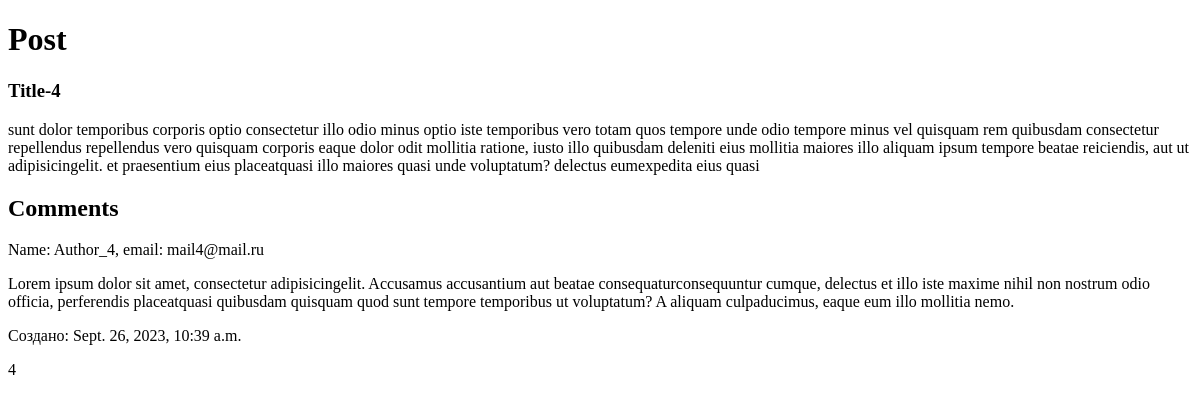
The app's page /seminar3/comment/44/, older data.
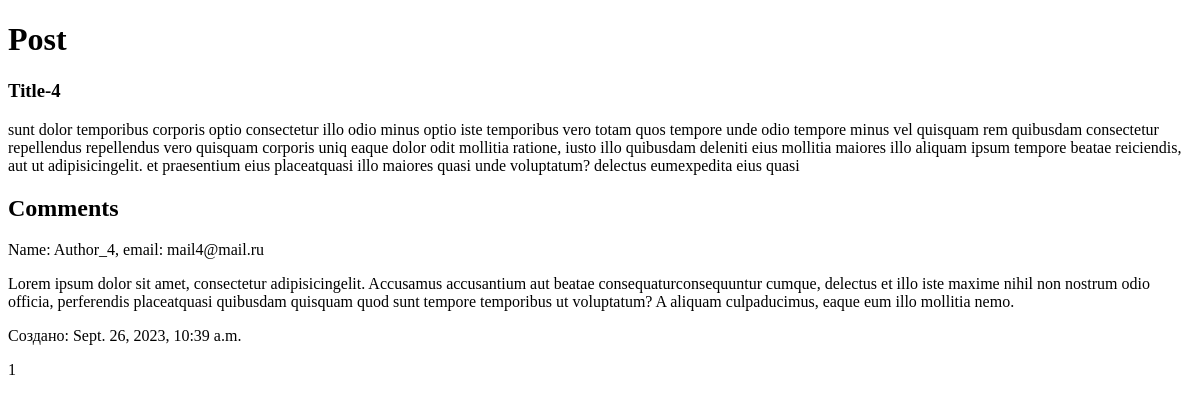
The same page, newer data.
### seminar3/models.py (models this page shows, shortened)
class Post(models.Model):
    title = models.CharField(max_length=100)
    content = models.TextField()
    author = models.ForeignKey(Author, on_delete=models.CASCADE)
    showed = models.IntegerField()
    published = models.BooleanField()

class Comment(models.Model):
    author = models.ForeignKey(Author, on_delete=models.CASCADE)
    post = models.ForeignKey(Post, on_delete=models.CASCADE)
    comment = models.TextField()
    published = models.DateField(default=now)
    updated = models.DateField(default=now)

class Author(models.Model):
    name = models.CharField(max_length=100)
    email = models.EmailField()
    def __str__(self):
        return f'Name: {self.name}, email: {self.email}'

### seminar3/views.py (the view)
# urls.py: path('comment/<int:post_id>/', views.post_comm, name='post_comm'),
def post_comm(request, post_id):
    post = get_object_or_404(Post, pk=post_id)
    comments = Comment.objects.filter(post=post).all()
    post.showed += 1
    post.save()
    return render(request, 'post_comment.html', {'post': post, 'comments': comments, 'counter': post.showed})

### seminar3/templates/post_comment.html (shortened to what this page needs)
{% extends 'base_temp.html' %}
{% block content %}
    <h1>Post</h1>
        <h3>{{ post.title }}</h3>
        <p>{{ post.content }}</p>
    <h2>Comments</h2>
    {% for comment in comments %}
        <p>{{ comment.author }}</p>
        <p>{{ comment.comment }}</p>
        {% if comment.updated != comment.published %}
            <p> Изменено: {{ comment.updated }}</p>
        {% else %}
            <p> Создано: {{ comment.published }}</p>
        {% endif %}
    {% endfor %}
<p>{{ counter }}</p>
{% endblock %}

### seminar3/templates/base_temp.html (shortened to what this page needs)
{% load static %}
<!DOCTYPE html>
<html lang="en">
<head>
</head>
<body>
{% block content %}
{% endblock %}
</body>
</html>

Row changes from the older to the newer data that the page shows:
changed Post "Title-4": content "…repellendus vero quisquam corporis eaque dolor odit mollitia…" → "…repellendus vero quisquam corporis uniq eaque dolor odit mollitia…"
Text that changed along with them:
{{ counter }}: "4" → "1"
